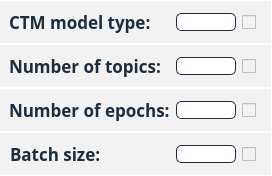
                        <widget class="QWidget" name="tab_settings_avitm_4">
                         <property name="styleSheet">
                          <string notr="true">background:white;
</string>
                         </property>
                         <attribute name="title">
                          <string>Settings</string>
                         </attribute>
                         <layout class="QVBoxLayout" name="verticalLayout_68">
                          <property name="spacing">
                           <number>0</number>
                          </property>
                          <property name="leftMargin">
                           <number>0</number>
                          </property>
                          <property name="topMargin">
                           <number>0</number>
                          </property>
                          <property name="rightMargin">
                           <number>0</number>
                          </property>
                          <property name="bottomMargin">
                           <number>0</number>
                          </property>
                          <item>
                           <widget class="QFrame" name="frame_buttons_settings_avitm_4">
                            <property name="styleSheet">
                             <string notr="true">background-color: #F2F2F2;</string>
                            </property>
                            <property name="frameShape">
                             <enum>QFrame::NoFrame</enum>
                            </property>
                            <property name="frameShadow">
                             <enum>QFrame::Plain</enum>
                            </property>
                            <layout class="QHBoxLayout" name="horizontalLayout_105">
                             <property name="spacing">
                              <number>0</number>
                             </property>
                             <property name="leftMargin">
                              <number>0</number>
                             </property>
                             <property name="topMargin">
                              <number>0</number>
                             </property>
                             <property name="rightMargin">
                              <number>0</number>
                             </property>
                             <property name="bottomMargin">
                              <number>0</number>
                             </property>
                             <item>
                              <layout class="QVBoxLayout" name="layout_left_settings_avitm_7">
                               <property name="spacing">
                                <number>0</number>
                               </property>
                               <item>
                                <widget class="QFrame" name="frame_alpha_9">
                                 <property name="styleSheet">
                                  <string notr="true">border-bottom: 0.5px solid #FFFFFF;
border-right: 0.5px solid #FFFFFF;
border-top: 1px solid #FFFFFF;
</string>
                                 </property>
                                 <property name="frameShape">
                                  <enum>QFrame::NoFrame</enum>
                                 </property>
                                 <property name="frameShadow">
                                  <enum>QFrame::Plain</enum>
                                 </property>
                                 <layout class="QHBoxLayout" name="horizontalLayout_106">
                                  <item>
                                   <widget class="QLabel" name="label_alpha_9">
                                    <property name="sizePolicy">
                                     <sizepolicy hsizetype="Minimum" vsizetype="Preferred">
                                      <horstretch>0</horstretch>
                                      <verstretch>0</verstretch>
                                     </sizepolicy>
                                    </property>
                                    <property name="maximumSize">
                                     <size>
                                      <width>16777215</width>
                                      <height>16777215</height>
                                     </size>
                                    </property>
                                    <property name="font">
                                     <font>
                                      <family>Avenir</family>
                                      <pointsize>13</pointsize>
                                      <weight>75</weight>
                                      <italic>false</italic>
                                      <bold>true</bold>
                                     </font>
                                    </property>
                                    <property name="toolTip">
                                     <string>&lt;html&gt;&lt;head/&gt;&lt;body&gt;&lt;p&gt;&lt;span style=&quot; font-weight:400;&quot;&gt;The weight of each topic.&lt;/span&gt;&lt;/p&gt;&lt;/body&gt;&lt;/html&gt;</string>
                                    </property>
                                    <property name="styleSheet">
                                     <string notr="true">font: 87 13pt &quot;Avenir&quot;;
color:#1A2E40;
font-weight: bold;
border:None;</string>
                                    </property>
                                    <property name="text">
                                     <string>CTM model type:</string>
                                    </property>
                                   </widget>
                                  </item>
                                  <item>
                                   <widget class="QLineEdit" name="lineEdit_alpha_9">
                                    <property name="sizePolicy">
                                     <sizepolicy hsizetype="Minimum" vsizetype="Fixed">
                                      <horstretch>0</horstretch>
                                      <verstretch>0</verstretch>
                                     </sizepolicy>
                                    </property>
                                    <property name="minimumSize">
                                     <size>
                                      <width>0</width>
                                      <height>0</height>
                                     </size>
                                    </property>
                                    <property name="maximumSize">
                                     <size>
                                      <width>60</width>
                                      <height>16777215</height>
                                     </size>
                                    </property>
                                    <property name="styleSheet">
                                     <string notr="true">QLineEdit {	
	background-color: #FFFFFF;
	font: 87 italic 12pt &quot;Avenir&quot;;
	border-radius: 5px;
	border: 1px solid #1A2E40;
	color:black;
}</string>
                                    </property>
                                   </widget>
                                  </item>
                                  <item>
                                   <widget class="QCheckBox" name="checkBox_alpha_9">
                                    <property name="sizePolicy">
                                     <sizepolicy hsizetype="Fixed" vsizetype="Fixed">
                                      <horstretch>0</horstretch>
                                      <verstretch>0</verstretch>
                                     </sizepolicy>
                                    </property>
                                    <property name="styleSheet">
                                     <string notr="true">border:0px;</string>
                                    </property>
                                    <property name="text">
                                     <string/>
                                    </property>
                                   </widget>
                                  </item>
                                 </layout>
                                </widget>
                               </item>
                               <item>
                                <widget class="QFrame" name="frame_lda_nr_topics_9">
                                 <property name="styleSheet">
                                  <string notr="true">border-bottom: 0.5px solid #FFFFFF;
border-right: 0.5px solid #FFFFFF;
border-top: 0.5px solid #FFFFFF;
</string>
                                 </property>
                                 <property name="frameShape">
                                  <enum>QFrame::NoFrame</enum>
                                 </property>
                                 <property name="frameShadow">
                                  <enum>QFrame::Plain</enum>
                                 </property>
                                 <layout class="QHBoxLayout" name="horizontalLayout_107">
                                  <item>
                                   <widget class="QLabel" name="label_lda_nr_topics_9">
                                    <property name="sizePolicy">
                                     <sizepolicy hsizetype="Minimum" vsizetype="Preferred">
                                      <horstretch>0</horstretch>
                                      <verstretch>0</verstretch>
                                     </sizepolicy>
                                    </property>
                                    <property name="maximumSize">
                                     <size>
                                      <width>16777215</width>
                                      <height>16777215</height>
                                     </size>
                                    </property>
                                    <property name="font">
                                     <font>
                                      <family>Avenir</family>
                                      <pointsize>13</pointsize>
                                      <weight>75</weight>
                                      <italic>false</italic>
                                      <bold>true</bold>
                                     </font>
                                    </property>
                                    <property name="toolTip">
                                     <string>&lt;html&gt;&lt;head/&gt;&lt;body&gt;&lt;p&gt;&lt;span style=&quot; font-weight:400;&quot;&gt;The weight of each word in the vocabulary.&lt;/span&gt;&lt;/p&gt;&lt;/body&gt;&lt;/html&gt;</string>
                                    </property>
                                    <property name="styleSheet">
                                     <string notr="true">font: 87 13pt &quot;Avenir&quot;;
color:#1A2E40;
font-weight: bold;
border:None;</string>
                                    </property>
                                    <property name="text">
                                     <string>Number of topics:</string>
                                    </property>
                                   </widget>
                                  </item>
                                  <item>
                                   <widget class="QLineEdit" name="lineEdit_lda_nr_topics_9">
                                    <property name="sizePolicy">
                                     <sizepolicy hsizetype="Minimum" vsizetype="Fixed">
                                      <horstretch>0</horstretch>
                                      <verstretch>0</verstretch>
                                     </sizepolicy>
                                    </property>
                                    <property name="minimumSize">
                                     <size>
                                      <width>0</width>
                                      <height>0</height>
                                     </size>
                                    </property>
                                    <property name="maximumSize">
                                     <size>
                                      <width>60</width>
                                      <height>16777215</height>
                                     </size>
                                    </property>
                                    <property name="styleSheet">
                                     <string notr="true">QLineEdit {	
	background-color: #FFFFFF;
	font: 87 italic 12pt &quot;Avenir&quot;;
	border-radius: 5px;
	border: 1px solid #1A2E40;
	color:black;
}</string>
                                    </property>
                                   </widget>
                                  </item>
                                  <item>
                                   <widget class="QCheckBox" name="checkBox_lda_nr_topics_9">
                                    <property name="sizePolicy">
                                     <sizepolicy hsizetype="Fixed" vsizetype="Fixed">
                                      <horstretch>0</horstretch>
                                      <verstretch>0</verstretch>
                                     </sizepolicy>
                                    </property>
                                    <property name="styleSheet">
                                     <string notr="true">border:0px;</string>
                                    </property>
                                    <property name="text">
                                     <string/>
                                    </property>
                                   </widget>
                                  </item>
                                 </layout>
                                </widget>
                               </item>
                               <item>
                                <widget class="QFrame" name="frame_optimize_interval_9">
                                 <property name="styleSheet">
                                  <string notr="true">border-bottom: 0.5px solid #FFFFFF;
border-right: 0.5px solid #FFFFFF;
border-top: 0.5px solid #FFFFFF;
</string>
                                 </property>
                                 <property name="frameShape">
                                  <enum>QFrame::NoFrame</enum>
                                 </property>
                                 <property name="frameShadow">
                                  <enum>QFrame::Plain</enum>
                                 </property>
                                 <layout class="QHBoxLayout" name="horizontalLayout_108">
                                  <item>
                                   <widget class="QLabel" name="label_optmize_interval_9">
                                    <property name="sizePolicy">
                                     <sizepolicy hsizetype="Minimum" vsizetype="Preferred">
                                      <horstretch>0</horstretch>
                                      <verstretch>0</verstretch>
                                     </sizepolicy>
                                    </property>
                                    <property name="maximumSize">
                                     <size>
                                      <width>16777215</width>
                                      <height>16777215</height>
                                     </size>
                                    </property>
                                    <property name="font">
                                     <font>
                                      <family>Avenir</family>
                                      <pointsize>13</pointsize>
                                      <weight>75</weight>
                                      <italic>false</italic>
                                      <bold>true</bold>
                                     </font>
                                    </property>
                                    <property name="toolTip">
                                     <string>&lt;html&gt;&lt;head/&gt;&lt;body&gt;&lt;p&gt;&lt;span style=&quot; font-weight:400;&quot;&gt;The weight of each topic in each document.&lt;/span&gt;&lt;/p&gt;&lt;/body&gt;&lt;/html&gt;</string>
                                    </property>
                                    <property name="styleSheet">
                                     <string notr="true">font: 87 13pt &quot;Avenir&quot;;
color:#1A2E40;
font-weight: bold;
border:None;</string>
                                    </property>
                                    <property name="text">
                                     <string>Number of epochs:</string>
                                    </property>
                                   </widget>
                                  </item>
                                  <item>
                                   <widget class="QLineEdit" name="lineEdit_optimize_interval_9">
                                    <property name="sizePolicy">
                                     <sizepolicy hsizetype="Minimum" vsizetype="Fixed">
                                      <horstretch>0</horstretch>
                                      <verstretch>0</verstretch>
                                     </sizepolicy>
                                    </property>
                                    <property name="minimumSize">
                                     <size>
                                      <width>0</width>
                                      <height>0</height>
                                     </size>
                                    </property>
                                    <property name="maximumSize">
                                     <size>
                                      <width>60</width>
                                      <height>16777215</height>
                                     </size>
                                    </property>
                                    <property name="styleSheet">
                                     <string notr="true">QLineEdit {	
	background-color: #FFFFFF;
	font: 87 italic 12pt &quot;Avenir&quot;;
	border-radius: 5px;
	border: 1px solid #1A2E40;
	color:black;
}</string>
                                    </property>
                                   </widget>
                                  </item>
                                  <item>
                                   <widget class="QCheckBox" name="checkBox_optimize_interval_9">
                                    <property name="sizePolicy">
                                     <sizepolicy hsizetype="Fixed" vsizetype="Fixed">
                                      <horstretch>0</horstretch>
                                      <verstretch>0</verstretch>
                                     </sizepolicy>
                                    </property>
                                    <property name="minimumSize">
                                     <size>
                                      <width>0</width>
                                      <height>0</height>
                                     </size>
                                    </property>
                                    <property name="styleSheet">
                                     <string notr="true">border:0px;</string>
                                    </property>
                                    <property name="text">
                                     <string/>
                                    </property>
                                   </widget>
                                  </item>
                                 </layout>
                                </widget>
                               </item>
                               <item>
                                <widget class="QFrame" name="frame_nr_threads_9">
                                 <property name="styleSheet">
                                  <string notr="true">border-bottom: 1px solid #FFFFFF;
border-right: 0.5px solid #FFFFFF;
border-top: 0.5px solid #FFFFFF;
</string>
                                 </property>
                                 <property name="frameShape">
                                  <enum>QFrame::StyledPanel</enum>
                                 </property>
                                 <property name="frameShadow">
                                  <enum>QFrame::Plain</enum>
                                 </property>
                                 <layout class="QHBoxLayout" name="horizontalLayout_109">
                                  <item>
                                   <widget class="QLabel" name="label_nr_threads_9">
                                    <property name="sizePolicy">
                                     <sizepolicy hsizetype="Minimum" vsizetype="Preferred">
                                      <horstretch>0</horstretch>
                                      <verstretch>0</verstretch>
                                     </sizepolicy>
                                    </property>
                                    <property name="maximumSize">
                                     <size>
                                      <width>16777215</width>
                                      <height>16777215</height>
                                     </size>
                                    </property>
                                    <property name="font">
                                     <font>
                                      <family>Avenir</family>
                                      <pointsize>13</pointsize>
                                      <weight>75</weight>
                                      <italic>false</italic>
                                      <bold>true</bold>
                                     </font>
                                    </property>
                                    <property name="toolTip">
                                     <string>&lt;html&gt;&lt;head/&gt;&lt;body&gt;&lt;p&gt;&lt;span style=&quot; font-weight:400;&quot;&gt;The weight of each topic in each document.&lt;/span&gt;&lt;/p&gt;&lt;/body&gt;&lt;/html&gt;</string>
                                    </property>
                                    <property name="styleSheet">
                                     <string notr="true">font: 87 13pt &quot;Avenir&quot;;
color:#1A2E40;
font-weight: bold;
border:None;</string>
                                    </property>
                                    <property name="text">
                                     <string>Batch size:</string>
                                    </property>
                                   </widget>
                                  </item>
                                  <item>
                                   <widget class="QLineEdit" name="lineEdit_nr_threads_9">
                                    <property name="sizePolicy">
                                     <sizepolicy hsizetype="Minimum" vsizetype="Fixed">
                                      <horstretch>0</horstretch>
                                      <verstretch>0</verstretch>
                                     </sizepolicy>
                                    </property>
                                    <property name="minimumSize">
                                     <size>
                                      <width>0</width>
                                      <height>0</height>
                                     </size>
                                    </property>
                                    <property name="maximumSize">
                                     <size>
                                      <width>60</width>
                                      <height>16777215</height>
                                     </size>
                                    </property>
                                    <property name="styleSheet">
                                     <string notr="true">QLineEdit {	
	background-color: #FFFFFF;
	font: 87 italic 12pt &quot;Avenir&quot;;
	border-radius: 5px;
	border: 1px solid #1A2E40;
	color:black;
}</string>
                                    </property>
                                   </widget>
                                  </item>
                                  <item>
                                   <widget class="QCheckBox" name="checkBox_nr_threads_9">
                                    <property name="sizePolicy">
                                     <sizepolicy hsizetype="Fixed" vsizetype="Fixed">
                                      <horstretch>0</horstretch>
                                      <verstretch>0</verstretch>
                                     </sizepolicy>
                                    </property>
                                    <property name="styleSheet">
                                     <string notr="true">border:0px;</string>
                                    </property>
                                    <property name="text">
                                     <string/>
                                    </property>
                                   </widget>
                                  </item>
                                 </layout>
                                </widget>
                               </item>
                              </layout>
                             </item>
                            </layout>
                           </widget>
                          </item>
                         </layout>
                        </widget>
